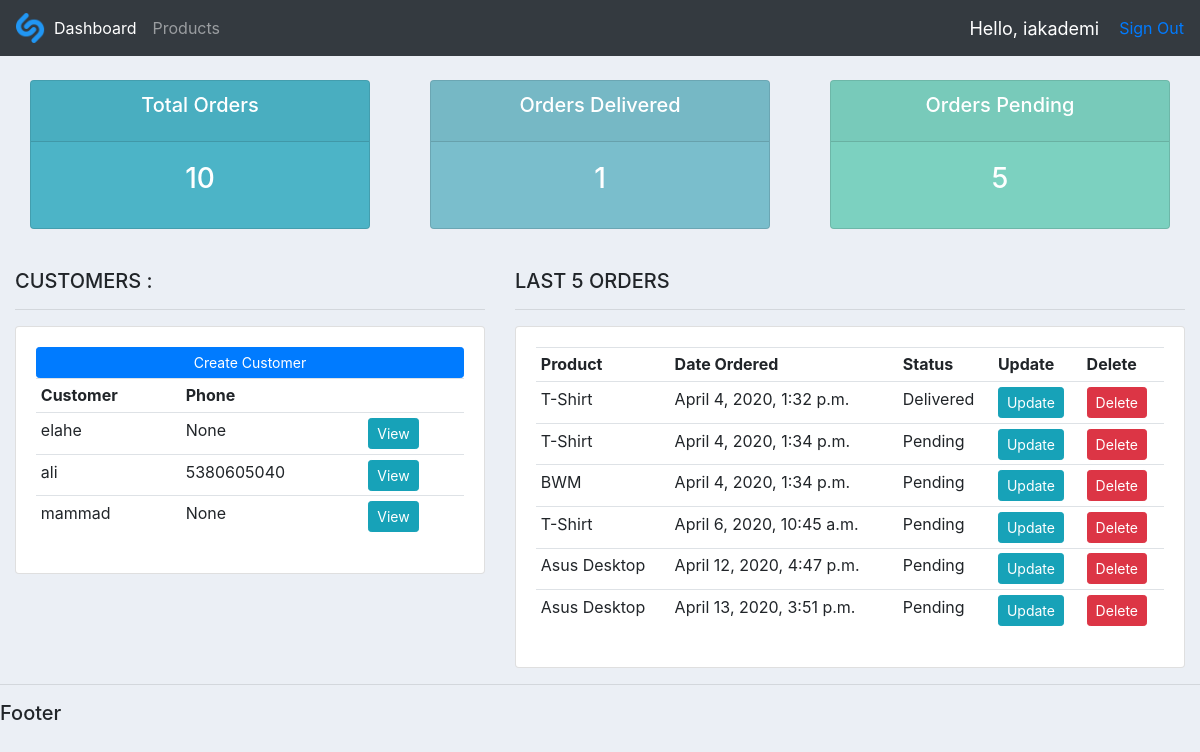
Before: / (signed in) with the older database file.
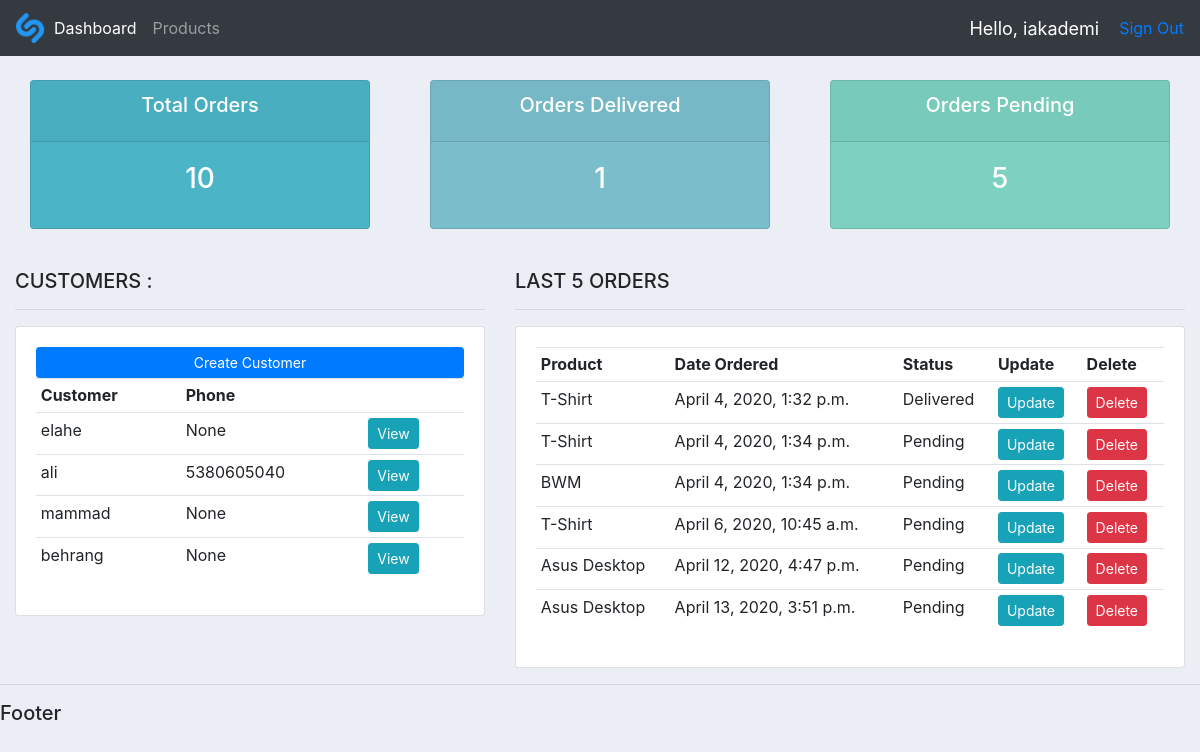
After: the same page with the newer database file.
### accounts/models.py (models this page shows, shortened)
class Customer(models.Model):
    user = models.OneToOneField(User, null=True, on_delete=models.CASCADE)
    name = models.CharField(max_length=200, null=True)
    phone = models.CharField(max_length=20, null=True)
    email = models.CharField(max_length=200, null=True)
    dateCreated = models.DateTimeField(auto_now_add=True, null=True)
    profilePicture = models.ImageField(null=True, blank=True)

class Order(models.Model):
    Status = (
        ('Pending', 'Pending'),
        ('Out of Delivery', 'Out Of Delivery'),
        ('Delivered', 'Delivered')
    )
    customer = models.ForeignKey(Customer, null=True, on_delete=models.SET_NULL)
    product = models.ForeignKey(Product, null=True, on_delete=models.SET_NULL)
    dateCreated = models.DateTimeField(auto_now_add=True, null=True)
    status = models.CharField(max_length=200, null=True, choices=Status, default='Pending')
    note = models.CharField(max_length=1000, null=True)
    adet = models.IntegerField(null=True)
    totalCost= models.IntegerField(null=True)

class Product(models.Model):
    Category = (
        ('Indoor', 'Indoor'),
        ('Outdoor', 'Outdoor'),
        ('Electronic', 'Electronic')
    )
    name = models.CharField(max_length=200, null=True)
    price = models.FloatField(null=True)
    category = models.CharField(max_length=200, null=True, choices=Category)
    description = models.CharField(max_length=200, null=True)
    dateCreated = models.DateTimeField(auto_now_add=True, null=True)
    tags = models.ManyToManyField(Tag)
    def __str__(self):
        return self.name

### accounts/decorators.py (the view)
    def wrapper_function(request, *args, **kwargs):
        group = None
        if request.user.groups.exists():
            group = request.user.groups.all()[0].name
        if group == 'customer':
            return redirect('user-page')
        if group == 'admin':
            return view_func(request, *args, **kwargs)

### accounts/views.py (called while the page is built)
@login_required(login_url='signin')
@user_analyser
def home(request):
    orders = Order.objects.all()
    customers = Customer.objects.all()
    totalCustomers = customers.count()
    totalOrders = orders.count()
    delivered = orders.filter(status='Delivered').count()
    pending = orders.filter(status='Pending').count()
    totalOrdersAmount = 0
    for order in orders:
        totalOrdersAmount += order.adet
    context = {'orders': orders,
               'customers': customers,
               'totalOrders': totalOrders,
               'totalCustomers': totalCustomers,
               'delivered': delivered,
               'pending': pending,
               'totalOrdersAmount':totalOrdersAmount
               }
    return render(request, 'accounts/dashboard.html', context)

### accounts/templates/accounts/dashboard.html
{% extends 'accounts/main.html' %}
{% block content %}
{% include 'accounts/status.html'%}
<br>
<div class="row">
    <div class="col-md-5">
        <h5>CUSTOMERS : </h5>
        <hr>
        <div class="card card-body">
            <a class="btn btn-primary btn-sm btn-block" href="{% url 'create_customer' %}">Create Customer</a>
            <table class="table table-sm">
                <tr>
                    <th>Customer</th>
                    <th>Phone</th>
                    <th></th>
                </tr>
                {% for customer in customers %}
                <tr>
                    <td>{{customer.name}}</td>
                    <td>{{customer.phone}}</td>
                    <td><a href="{% url 'customer' customer.id %}" class="btn btn-sm btn-info">View</a></td>
                </tr>
                {% endfor %}
            </table>
        </div>
    </div>
    <div class="col-md-7">
        <h5>LAST 5 ORDERS</h5>
        <hr>
        <div class="card card-body">
            <table class="table table-sm">
                <tr>
                    <th>Product</th>
                    <th>Date Ordered</th>
                    <th>Status</th>
                    <th>Update</th>
                    <th>Delete</th>
                </tr>
                {% for order in orders %}
                <tr>
                    <td>{{order.product}}</td>
                    <td>{{order.dateCreated}}</td>
                    <td>{{order.status}}</td>
                    <td><a href="{% url 'update_order' order.id %}" class="btn btn-sm btn-info">Update</a></td>
                    <td><a href="{% url 'delete_order' order.id %}" class="btn btn-sm btn-danger">Delete</a></td>
                </tr>
                {%endfor%}
            </table>
        </div>
    </div>
</div>
{% endblock %}

Changed rows visible on the page:
added Customer: name "behrang", phone "None"
